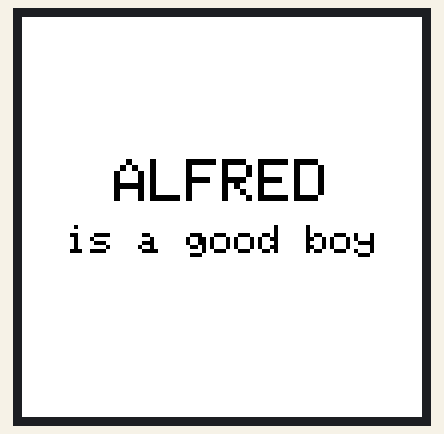
This sketch was run on a simulated ESP32. Parts: 200×200 colour display.

Above: at 15.1 s.

The sketch:

test.ino
```cpp
/*
 * ESP32 + 1.54" E-Paper Display
 *
 * Required libraries (install via Arduino Library Manager):
 *   - GxEPD2 (by Jean-Marc Zingg)
 *   - Adafruit GFX Library
 *
 * Wiring (ESP32 VSPI default: SCK=18, MISO=19, MOSI=23):
 *   E-Paper pin  ->  ESP32 GPIO
 *   -----------     ----------
 *   VCC          ->  3.3V
 *   GND          ->  GND
 *   DIN (MOSI)   ->  23
 *   CLK (SCK)    ->  18
 *   CS           ->  5
 *   D/C          ->  17
 *   RST          ->  16
 *   BUSY         ->  4
 *
 * If your display shows red or wrong colors: you have a 3-color (B/W/Red) panel - use GxEPD2_154_Z90c.
 * If your display doesn't work: change EPD_CS, EPD_DC, EPD_RST, EPD_BUSY to match your wiring.
 */

#include <GxEPD2_3C.h>
#include <Adafruit_GFX.h>

// Pin configuration - change these if your wiring differs
#define EPD_CS   5
#define EPD_DC   17
#define EPD_RST  16
#define EPD_BUSY 4

// GDEH0154Z90 200x200 3-color (black/white/red) - use this for panels that show red
GxEPD2_3C<GxEPD2_154_Z90c, GxEPD2_154_Z90c::HEIGHT> display(
  GxEPD2_154_Z90c(/*CS=*/ EPD_CS, /*DC=*/ EPD_DC, /*RST=*/ EPD_RST, /*BUSY=*/ EPD_BUSY)
);

void setup() {
  display.init(115200);
  display.setRotation(1);
  display.fillScreen(GxEPD_WHITE);
  display.setTextColor(GxEPD_BLACK);
  display.setTextSize(3);
  display.setCursor((display.width() - 108) / 2, (display.height() - 48) / 2 - 5);
  display.print("ALFRED");
  display.setTextSize(2);
  display.setCursor((display.width() - 156) / 2, (display.height() - 48) / 2 + 28);
  display.print("is a good boy");
  display.display();
  display.hibernate();
}

void loop() {
  delay(60000);
}
```
